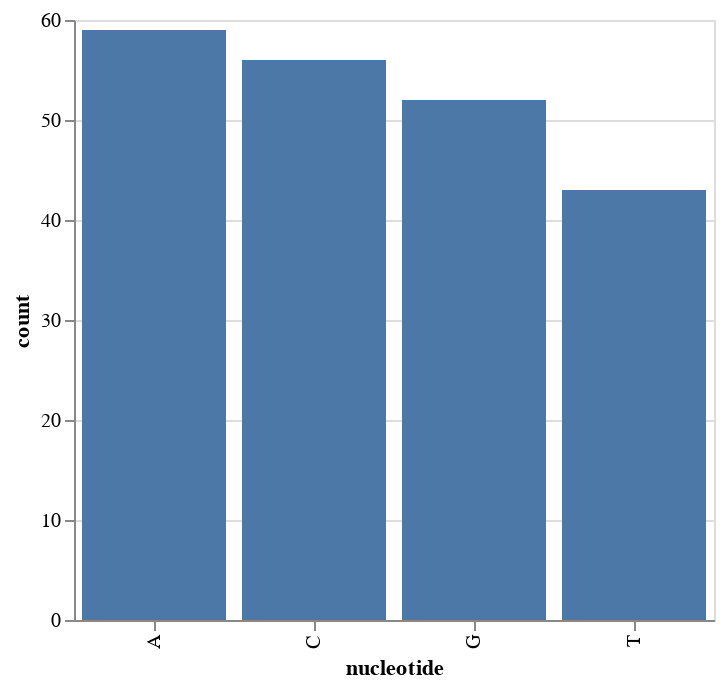

The code cell stored with this chart in its notebook:
### Code cell
# Display BarChart using Altair
p = alt.Chart(df).mark_bar().encode(
    x='nucleotide',
    y='count'
)
p = p.properties(
    width=alt.Step(80)  # controls width of bar.
)
p

### Figure 1 — Vega-Lite specification as saved in the notebook (floating-point values rounded to 4 significant figures)
{"config": {"view": {"continuousWidth": 300, "continuousHeight": 300}}, "data": {"name": "data-cc081db4d0a64f842d99fc46934c46b5"}, "mark": {"type": "bar"}, "encoding": {"x": {"field": "nucleotide", "type": "nominal"}, "y": {"field": "count", "type": "quantitative"}}, "width": {"step": 80}, "$schema": "https://vega.github.io/schema/vega-lite/v5.14.1.json", "datasets": {"data-cc081db4d0a64f842d99fc46934c46b5": [{"nucleotide": "A", "count": 59}, {"nucleotide": "T", "count": 43}, {"nucleotide": "G", "count": 52}, {"nucleotide": "C", "count": 56}]}}
